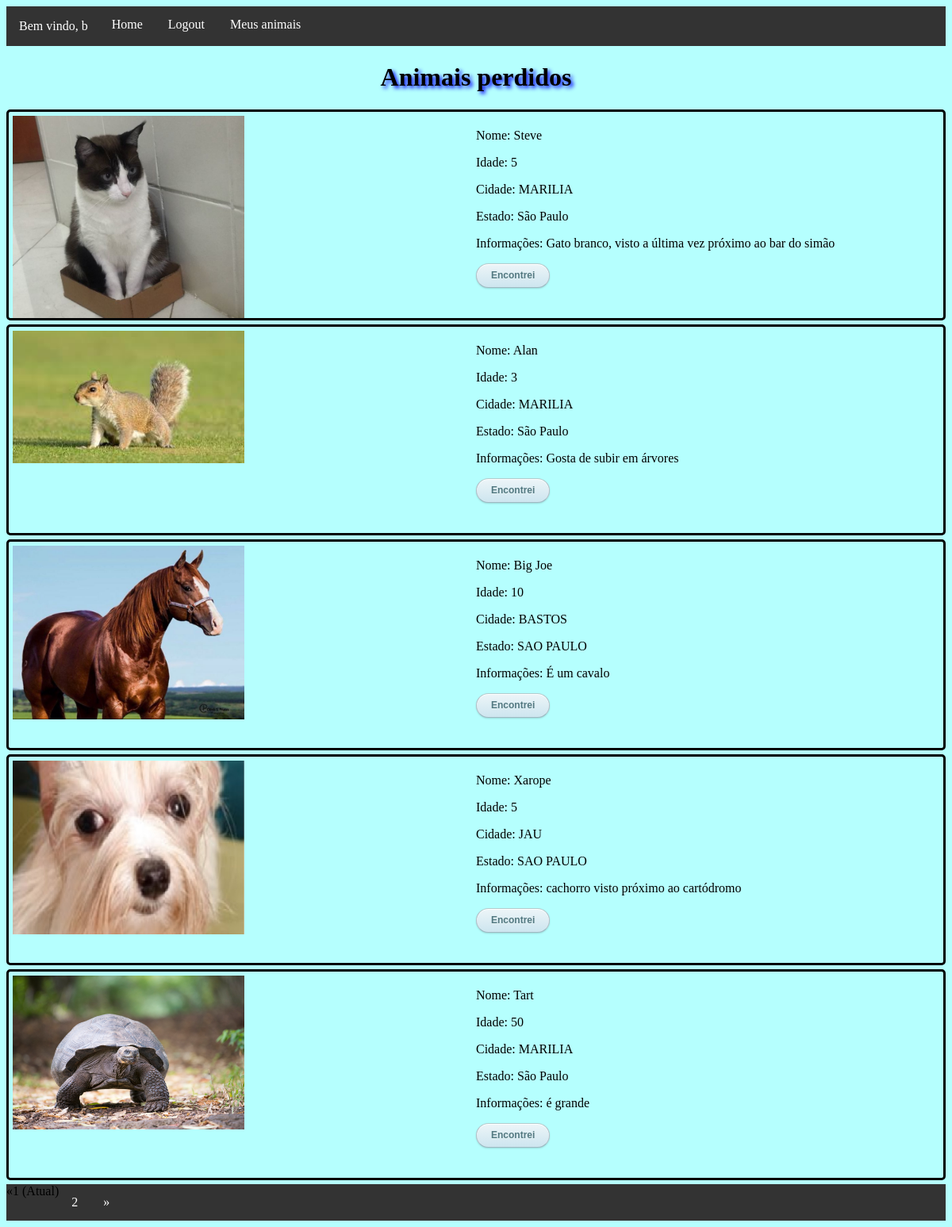
Page / (signed in) on the committed database.
### product/models.py (models this page shows, shortened)
class Dono(AbstractBaseUser):
    email = models.EmailField(verbose_name="email", unique=True, max_length=100)
    username = models.CharField(max_length=100)
    telefone = models.CharField(max_length=20)
    date_joined = models.DateTimeField(verbose_name="date_joined", auto_now_add=True)
    last_login = models.DateTimeField(verbose_name="last_login", auto_now=True)
    is_admin = models.BooleanField(default=False)
    is_active = models.BooleanField(default=True)
    is_staff = models.BooleanField(default=False)
    is_superuser = models.BooleanField(default=False)
    USERNAME_FIELD = 'email'
    REQUIRED_FIELDS = ['username']
    objects = DonoManager()

class Animal(models.Model):
    foto  = models.ImageField()
    nome  = models.CharField(max_length=100)
    idade = models.CharField(max_length=3, blank=True)
    cidade_desaparecimento = models.CharField(max_length=50)
    estado_desaparecimento = models.CharField(max_length=50)
    status = models.IntegerField(choices=STATUS_ANIMAL, default=1, blank=True)
    dono = models.ForeignKey(Dono, on_delete=models.CASCADE,  null=True)
    informacoes_extras = models.CharField(max_length=250, blank=True)

### product/views.py (the view)
# urls.py: path('', pagina_principal, name='pagina_principal'),
def pagina_principal(request):
    animais_cadastrados = Animal.objects.all()
    page = request.GET.get('page', 1)
    paginator = Paginator(animais_cadastrados, 5)
    try:
        animais_cadastrados = paginator.page(page)
    except PageNotAnInteger:
        animais_cadastrados = paginator.page(1)
    except EmptyPage:
        animais_cadastrados = paginator.page(paginator.num_pages)
    return render(request, 'pagina_principal.html', {'animais_cadastrados': animais_cadastrados})

### product/templates/pagina_principal.html (shortened to what this page needs)
{% extends 'base.html' %}
{% block content %}
	<h1>Animais perdidos</h1>
	{% for animal in animais_cadastrados %}
		{% if animal.status == 1 %}
			<div class="umAnimalPerdido">
				<div class="imagem">
					{% if animal.foto%}
						{% load static %}
						<img src="{{ animal.foto.url }}" width=50%>
					{% endif %}
				</div>
				<div class="textos">
					<p>Nome: {{animal.nome}}</p>
					<p>Idade: {{animal.idade}}</p>
					<p>Cidade: {{animal.cidade_desaparecimento}}</p>
					<p>Estado: {{animal.estado_desaparecimento}}</p>
					<p>Informações: {{animal.informacoes_extras}}</p>
					<form action="{%  url 'animal_encontrado' animal.id %}">
						<input class="encontrei" type="submit" value="Encontrei" />
					</form>
				</div>
			</div>
		{% endif %}
	{% endfor %}
	{% if animais_cadastrados.has_other_pages %}
		  <ul class="pagination">
			{% if animais_cadastrados.has_previous %}
			  <li><a href="?page={{ animais_cadastrados.previous_page_number }}">&laquo;</a></li>
			{% else %}
			  <li class="disabled"><span>&laquo;</span></li>
			{% endif %}
			{% for i in animais_cadastrados.paginator.page_range %}
			  {% if animais_cadastrados.number == i %}
				<li class="active"><span>{{ i }} <span class="sr-only">(Atual)</span></span></li>
			  {% else %}
				<li><a href="?page={{ i }}">{{ i }}</a></li>
			  {% endif %}
			{% endfor %}
			{% if animais_cadastrados.has_next %}
			  <li><a href="?page={{ animais_cadastrados.next_page_number }}">&raquo;</a></li>
			{% else %}
			  <li class="disabled"><span>&raquo;</span></li>
			{% endif %}
		  </ul>
	{% endif %}
{% endblock content %}

### product/templates/base.html (shortened to what this page needs)
<!DOCTYPE html>
<html>
<head>
	{% load static %}
	<link href="{% static 'style.css' %}"  rel="stylesheet">
		{% if request.user.is_authenticated %}
			<ul>
				<li><p>Bem vindo, {{request.user.username}}</p></li>
				<li><a href="{% url 'pagina_principal' %}">Home</a></li>
				<li><a href="{% url 'logout' %}">Logout</a></li>
				<li><a href="{% url 'meus_animais' %}">Meus animais</a></li>
			</ul>
		{% else %}
			<ul>
				<li><a href="{% url 'pagina_principal' %}">Home</a></li>
				<li><a href="{% url 'cadastrar_dono' %}">Register</a></li>
				<li><a href="{% url 'login' %}">Login</a></li>
			</ul>
		{% endif %}
</head>
<body>
{% block content %}
{% endblock content %}
</body>
</html>

### product/static/style.css (style rules this page uses)
h1 { color: black; text-shadow: 3px 3px 5px blue; text-align: center; }
html { margin: 0px; background-color: #b5fffe; }
ul { list-style-type: none; margin: 0; padding: 0; overflow: hidden; background-color: #333; }
li { float: left; }
li a { display: block; color: white; text-align: center; padding: 14px 16px; text-decoration: none; }
li p { padding: 0px 14px 0px 16px; color: white; }
.umAnimalPerdido { display: block; overflow: auto; border-style: solid; border-radius: 5px; border-color: black; height: 250px; margin: 5px 0px 5px 0px; padding: 5px; }
.imagem { display:inline-block; width: 50%; float: left; max-height:100%; }
.textos { display:inline-block; width: 50%; float:rigth; }
.encontrei { padding: 0 18px; height: 29px; font-size: 12px; font-weight: bold; color: #527881; text-shadow: 0 1px #e3f1f1; background: #cde5ef; border: 1px solid; border-color: #b4ccce #b3c0c8 #9eb9c2; border-radius: 16px; outline: 0; -webkit-box-sizing: content-box; -moz-box-sizing: content-box; box-sizing: content-box; background-image: -webkit-linear-gradient(top, #edf5f8, #cde5ef); background-image: -moz-linear-gradient(top, #edf5f8, #cde5ef); background-image: -o-linear-gradient(top, #edf5f8, #cde5ef); background-image: linear-gradient(to bottom, #edf5f8, #cde5ef); -webkit-box-shadow: inset 0 1px white, 0 1px 2px rgba(0, 0, 0, 0.15); box-shadow: inset 0 1px white, 0 1px 2px rgba(0, 0, 0, 0.15); }

### rows in the picture
Dono: user.username "b"
Animal: foto (picture), nome "Steve", idade "5", cidade_desaparecimento "MARILIA", estado_desaparecimento "São Paulo", informacoes_extras "Gato branco, visto a última vez próximo ao bar do simão"
Animal: foto (picture), nome "Alan", idade "3", cidade_desaparecimento "MARILIA", estado_desaparecimento "São Paulo", informacoes_extras "Gosta de subir em árvores"
Animal: foto (picture), nome "Big Joe", idade "10", cidade_desaparecimento "BASTOS", estado_desaparecimento "SAO PAULO", informacoes_extras "É um cavalo"
Animal: foto (picture), nome "Xarope", idade "5", cidade_desaparecimento "JAU", estado_desaparecimento "SAO PAULO", informacoes_extras "cachorro visto próximo ao cartódromo"
Animal: foto (picture), nome "Tart", idade "50", cidade_desaparecimento "MARILIA", estado_desaparecimento "São Paulo", informacoes_extras "é grande"

### other values in the picture
{{ i }} "1"
{{ i }} "2"
